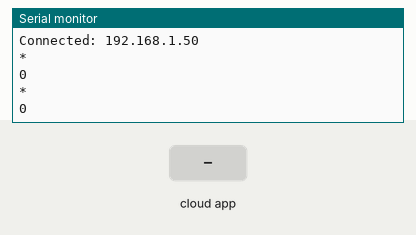
The sketch below on a simulated ESP8266 (NodeMCU). On the bench: the last lines printed to the serial monitor. The test bench sets the inputs (shaded band). WiFi joins after 1.5 s; servers stay silent unless stated; the Firebase database answers and starts empty.

Above: at 4.7 s.
4.8 s: the phone or cloud app sets OnOff to ON
At 5.42 s:
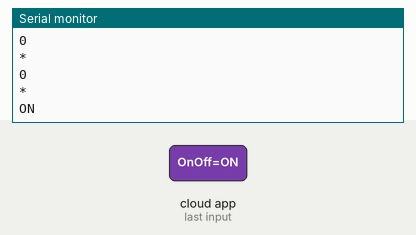
8.1 s: the phone or cloud app sets OnOff to OFF
At 9.52 s:
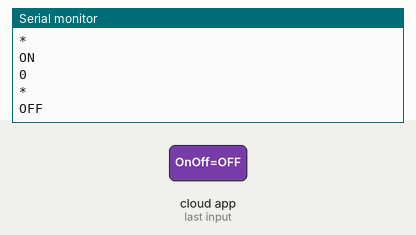
11.6 s: the phone or cloud app sets Bright to 1
At 13.2 s:
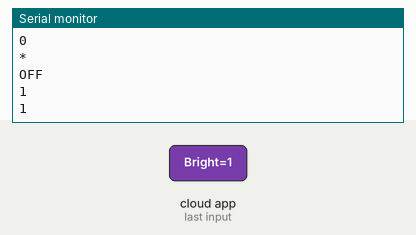

The sketch:

ESP_lamp.ino
```cpp
#include <Arduino.h>
#include <IRremoteESP8266.h>
#include <IRsend.h>
//FirebaseESP8266.h must be included before ESP8266WiFi.h
#include "FirebaseESP8266.h"  // Install Firebase ESP8266 library
#include <ESP8266WiFi.h>


// Firebase Settings
//#define FIREBASE_HOST "projetopi-a6e3d.firebaseio.com"
#define FIREBASE_HOST "https://alticelabs-92294-default-rtdb.europe-west1.firebasedatabase.app/"
#define FIREBASE_AUTH "KjuNiK5QmFqedv6b2DiV3lLAoK7RfdRwPkStGsJo"

//Define FirebaseESP8266 data object
FirebaseData firebaseData;
FirebaseData light_OnOff;
FirebaseData light_Bright;


//network credentials - must be updated
#define WIFI_SSID "SSID"
#define WIFI_PASSWORD "PASSWORD"


//strings that will contain the directory of various variables in the cloud
String location_light_OnOff;
String location_light_Bright;


const uint16_t kIrLed = 4;  // ESP8266 GPIO pin - IREmmiter. Recommended: 4 (D2).
IRsend irsend(kIrLed);  // Set the GPIO to be used to sending the message.

//flags
int flag_wifi_on = 0;
int flag_connect_wifi = 1;

;

/*
*setup
*/
void setup() {

  irsend.begin();
#if ESP8266
  Serial.begin(115200, SERIAL_8N1, SERIAL_TX_ONLY);
#else  // ESP8266
  Serial.begin(115200, SERIAL_8N1);
#endif  // ESP8266

  location_light_OnOff = "ESP/Light/OnOff";
  location_light_Bright = "ESP/Light/Bright";

}

/*
*this method will run on a loop
*
*/
void loop() {


  if(flag_connect_wifi == 1){
    //trying to connect to wifi


    //debug prints
    Serial.println("Attemping:");

    // connect to wifi.
    WiFi.begin(WIFI_SSID, WIFI_PASSWORD);
    Serial.print("connecting");

    //try to establish the connection during 30 seconds
    //if connection fails, it prints "connection failed" on the console
    unsigned long startedWaiting2 = millis();
    while (WiFi.status() != WL_CONNECTED && millis() - startedWaiting2 <= 30000) {
      Serial.print(".");
      delay(500);
    }

     //not connected to wifi
    if(WiFi.status() != WL_CONNECTED){
      flag_wifi_on = 0;
      flag_connect_wifi = 1;
      Serial.println();
      Serial.print("\nConnection failed: ");

    //connected to wifi
    }else{
      flag_wifi_on = 1;
      flag_connect_wifi = 0;
      Serial.print("\nConnected: ");
      Serial.println(WiFi.localIP());

      //firebase begin
      Firebase.begin(FIREBASE_HOST, FIREBASE_AUTH);
      Firebase.reconnectWiFi(true);


    }

  }else{


    //updates flags based on wifi conection and database remote option
    if(WiFi.status() != WL_CONNECTED){
      if(flag_wifi_on) Serial.println("WIFI CONNECTION LOST");
      flag_wifi_on = 0;
      flag_connect_wifi = 1;
    }


    //Serial.println(Firebase.getString(light_OnOff, location_light_OnOff));
    //connected to wifi and firebase started
    if (Firebase.getString(light_OnOff, location_light_OnOff)){
      Serial.println(light_OnOff.stringData());
      if (light_OnOff.stringData() == "ON") {
        //turn ON command
        irsend.sendNEC(0xF7C03F);


      }
      else if (light_OnOff.stringData() == "OFF"){
        //turn OFF command
        irsend.sendNEC(0xF740BF);

      }
    }


    if (Firebase.getInt(light_Bright, location_light_Bright)){
      Serial.println(light_Bright.intData());
      if (light_Bright.intData() == 1) {
        ////more brightness
        irsend.sendNEC(0xF700FF);

        if (Firebase.setIntAsync(firebaseData, location_light_Bright, 0))
        {
          //must be 0
          Serial.println(light_Bright.intData());
        }

      }
      else if (light_Bright.intData() == -1){
        //less brightness
        irsend.sendNEC(0xF7807F);

        if (Firebase.setIntAsync(firebaseData, location_light_Bright, 0))
        {
          //must be 0
          Serial.println(light_Bright.intData());
        }
      }
    }
  }

  delay(1000);
  Serial.println("*");
}
```

Measured:
- after the input at 4.8 s, the serial monitor: prints a new line after 0.45 s (image 1)
- after the input at 8.1 s, the serial monitor: prints a new line after 1.3 s (image 2)
- after the input at 11.6 s, the serial monitor: prints a new line after 0.71 s (image 3)
